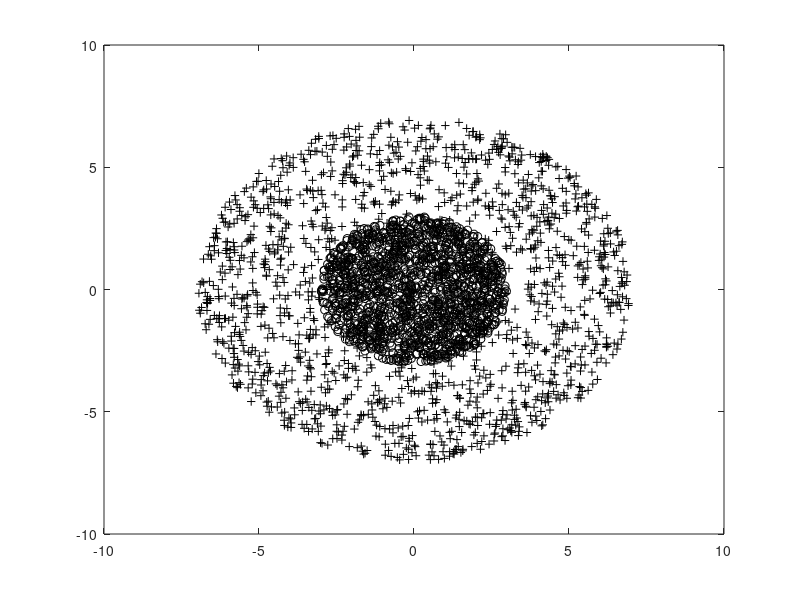

This figure's MATLAB source:
function [x1, x2, y1, y2, overlap] = dataGenerate()
    % Generating non linear separable data 
    % The data is circular where the inner points have '+' label.
    % The outer circle has '-' label.
    % The data has no overlap.
    n = 1500; % The number of data points for each class.
    inRadius = 2.0000;
    outLowRadius = 1.9999;
    outUpRadius = 7.0000;
    overlap = 1;
    
    % Generating the inner circle (+ label)
    temp = 2 * pi * rand(n, 1);
    rTemp = (inRadius + overlap) * sqrt(rand(n, 1));
    x1Temp = rTemp .* cos(temp);
    x2Temp = rTemp .* sin(temp);
    y1Temp = ones(n, 1);
    y1Temp = -y1Temp;
    
    % Generating the outer circle (- label)
    temp = 2 * pi * rand(n, 1);
    rTemp = (outUpRadius - outLowRadius) * sqrt(rand(n, 1)) + outLowRadius;
    x3Temp = rTemp .* cos(temp);
    x4Temp = rTemp .* sin(temp);
    y2Temp = ones(n, 1);
    
    % Plotting the data.
    plot(x1Temp, x2Temp, 'ko', x3Temp, x4Temp, 'k+', 'MarkerFaceColor', 'y');
    x1 = [x1Temp; x3Temp];
    x2 = [x2Temp; x4Temp];
    y1 = y1Temp;
    y2 = y2Temp;
end